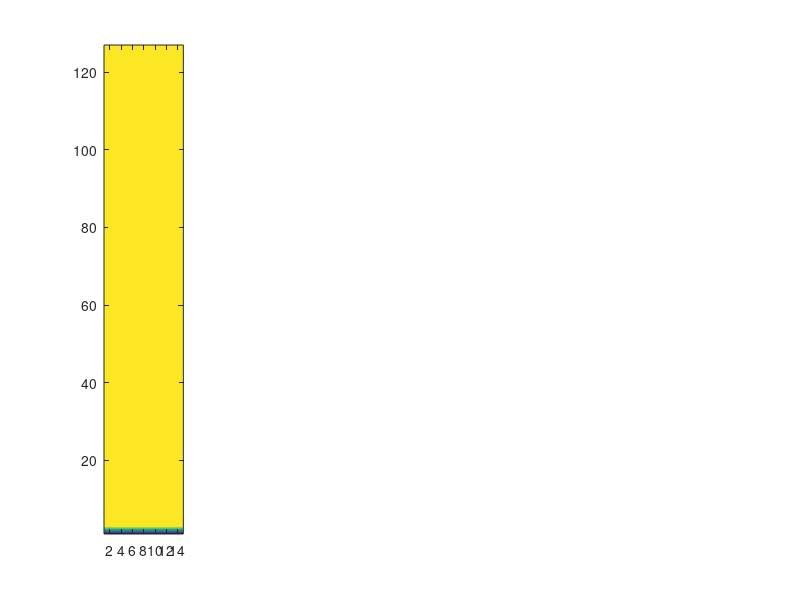

MATLAB code to generate this figure: (Note: this script raises an error after producing the figure.)
clearvars
 clear data
 c = load('twoD2.txt');
 Psi = load('Stream2.txt');


%for time=[0,10,20,30,40]
s1=subplot(1,5,1)
n=15
m=127


%c1=c(1+n*time:n*time+n,1:m) 
c1=c(1+n*0:n*0+n,1:m)

h1=c1';
contourf(h1,50,'LineStyle','none');
xlabel('\phi', fontsize=50) 
ylabel('\xi', fontsize=50)
set(gca,'xtick',[],fontsize=10);
set(gca,'ytick',[],fontsize=10);

xticks([1 7.5 15])
xticklabels({'0','0.5','1.0'})
 
yticks([0 12.7 25.4 38.1 50.8 63.5 76.2 88.9 101.6 114.3 127])
yticklabels({'0','1.0','2.0','3.0','4.0','5.0','6.0','7.0','8.0','9.0','10.0'})


 hold on

Psi1=Psi(1+n*0:n*(0+1),1:m);

h2=(Psi1/2)';
[C,h] =contour(h2,10,'linewidth',1)
h.LineColor = [1 1 1];
set(s1,'Units','normalized', 'position', [0.2 0.13 0.09 0.82]);


s2=subplot(1,5,2)


c1=c(1+n*1:n*1+n,1:m)

h1=c1';
contourf(h1,50,'LineStyle','none');
xlabel('\phi', fontsize=50) 

set(gca,'xtick',[],fontsize=10);
set(gca,'ytick',[],fontsize=10);

xticks([1 7.5 15])
xticklabels({'0','0.5','1.0'})
 
yticks([0 12.7 25.4 38.1 50.8 63.5 76.2 88.9 101.6 114.3 127])
yticklabels({'0','1.0','2.0','3.0','4.0','5.0','6.0','7.0','8.0','9.0','10.0'})

 set(gca,'ytick',[])
 set(gca,'yticklabel',[])

hold on



Psi1=Psi(1+n*1:n*(1+1),1:m);

h2=(Psi1/2)';
[C,h] =contour(h2,10,'linewidth',1)
set(s2,'Units','normalized', 'position', [0.35 0.13 0.09 0.82]);h.LineColor = [1 1 1];


s3=subplot(1,5,3)

c1=c(1+n*2:n*2+n,1:m)

h1=c1';
contourf(h1,50,'LineStyle','none');
xlabel('\phi', fontsize=50) 

set(gca,'xtick',[],fontsize=10);
set(gca,'ytick',[],fontsize=10);


xticks([1 7.5 15])
xticklabels({'0','0.5','1.0'})
 
yticks([0 12.7 25.4 38.1 50.8 63.5 76.2 88.9 101.6 114.3 127])
yticklabels({'0','1.0','2.0','3.0','4.0','5.0','6.0','7.0','8.0','9.0','10.0'})



 set(gca,'ytick',[])
 set(gca,'yticklabel',[])

hold on


Psi1=Psi(1+n*2:n*(2+1),1:m);

h2=(Psi1/2)';
[C,h] =contour(h2,10,'linewidth',1)
h.LineColor = [1 1 1];
set(s3,'Units','normalized', 'position', [0.5 0.13 0.09 0.82]);

s4=subplot(1,5,4)

c1=c(1+n*3:n*3+n,1:m)

h1=c1';
contourf(h1,50,'LineStyle','none');
xlabel('\phi', fontsize=50) 

set(gca,'xtick',[],fontsize=10);
set(gca,'ytick',[],fontsize=10);

xticks([1 7.5 15])
xticklabels({'0','0.5','1.0'})
 
yticks([0 12.7 25.4 38.1 50.8 63.5 76.2 88.9 101.6 114.3 127])
yticklabels({'0','1.0','2.0','3.0','4.0','5.0','6.0','7.0','8.0','9.0','10.0'})



 set(gca,'ytick',[])
 set(gca,'yticklabel',[])

hold on


Psi1=Psi(1+n*3:n*(3+1),1:m);

h2=(Psi1/2)';
[C,h] =contour(h2,10,'linewidth',1)
h.LineColor = [1 1 1];
set(s4,'Units','normalized', 'position', [0.65 0.13 0.09 0.82]);

s5=subplot(1,5,5)

c1=c(1+n*4:n*4+n,1:m)

h1=c1';
contourf(h1,50,'LineStyle','none');
xlabel('\phi', fontsize=50) 

set(gca,'xtick',[],fontsize=10);
set(gca,'ytick',[],fontsize=10);

xticks([1 7.5 15])
xticklabels({'0','0.5','1.0'})
 
yticks([0 12.7 25.4 38.1 50.8 63.5 76.2 88.9 101.6 114.3 127])
yticklabels({'0','1.0','2.0','3.0','4.0','5.0','6.0','7.0','8.0','9.0','10.0'})

c=colorbar;
%c = colorbar('Location','eastoutside');
title(c,'Concentration')


set(gca,'ytick',[])
set(gca,'yticklabel',[])

hold on


Psi1=Psi(1+n*4:n*(4+1),1:m);

h2=(Psi1/2)';
[C,h] =contour(h2,10,'linewidth',1)
h.LineColor = [1 1 1];

set(s5,'Units','normalized', 'position', [0.8 0.13 0.09 0.82]);


disp('exportgraphics')%for R2020a or newer https://de.mathworks.com/help/matlab/ref/exportgraphics.html
exportgraphics(gcf,'CaseE.eps','BackgroundColor','none','ContentType','vector')
exportgraphics(gcf,'CaseE.pdf','BackgroundColor','none','ContentType','vector')
